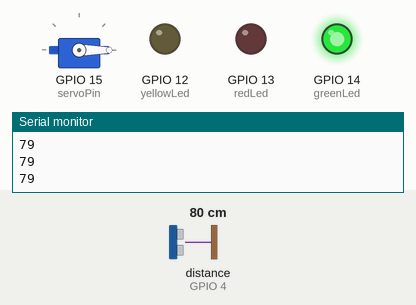
Recording of a sketch running on a simulated ESP32. Shown: servo, output pins drawn as LEDs (lit = HIGH), the last lines printed to the serial monitor. Wiring (inferred from the names in the program): ultrasonic range finder: trigger GPIO 2; echo GPIO 4. Inputs (shaded band) come from the test bench; at power-on: distance to the obstacle (sensor on GPIO 4) 80 cm. The echo pulse lasts 58.3 µs per cm; pins used as bus, display or sensor lines are not drawn.

Above: at 1.2 s.
1.3 s: distance to the obstacle (sensor on GPIO 4) set to 19 cm
2.8 s: distance to the obstacle (sensor on GPIO 4) set to 15 cm
At 4.1 s:
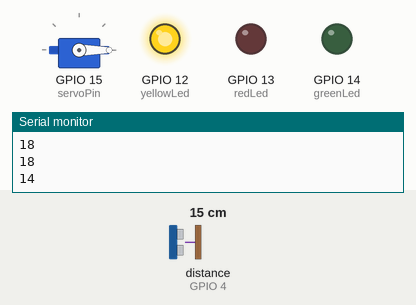
At 10.1 s:
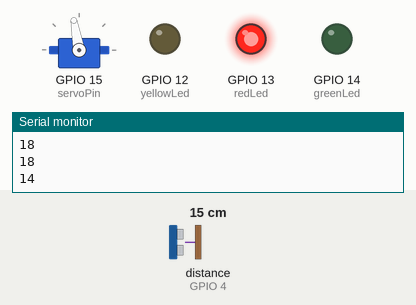
Timing chart, 0 to 10.3 s (numbered marks = the images above; inputs shaded):
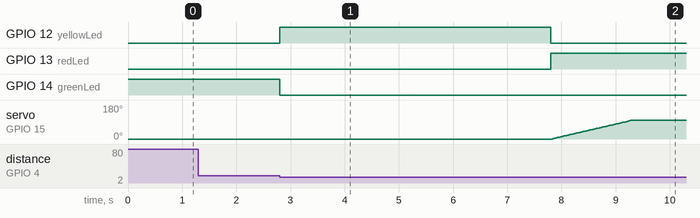

The sketch:

sketch_apr12a.ino
```cpp
#include <ESP32Servo.h>  // ✅ Use ESP32Servo instead of Servo

const int trigPin = 2;
const int echoPin = 4;

const int redLed = 13;
const int yellowLed = 12;
const int greenLed = 14;

const int servoPin = 15;
Servo myServo;

void setup() {
  pinMode(trigPin, OUTPUT);
  pinMode(echoPin, INPUT);

  pinMode(redLed, OUTPUT);
  pinMode(yellowLed, OUTPUT);
  pinMode(greenLed, OUTPUT);

  myServo.attach(servoPin, 500, 2400); // ✅ ESP32 needs min & max pulse
  myServo.write(0); // Start at 0

  digitalWrite(greenLed, HIGH); // Start with green LED
  Serial.begin(115200);
}

void loop() {
  long duration;
  int distance;

  // Trigger ultrasonic
  digitalWrite(trigPin, LOW);
  delayMicroseconds(2);
  digitalWrite(trigPin, HIGH);
  delayMicroseconds(10);
  digitalWrite(trigPin, LOW);

  // Read echo
  duration = pulseIn(echoPin, HIGH);
  distance = duration * 0.034 / 2;

  Serial.println(distance);

  if (distance > 0 && distance <= 15) {
    digitalWrite(greenLed, LOW);
    digitalWrite(yellowLed, HIGH);
    delay(5000); // 5 sec
    digitalWrite(yellowLed, LOW);
    digitalWrite(redLed, HIGH);

    // Slowly move from 0 to 100
    for (int pos = 0; pos <= 100; pos++) {
      myServo.write(pos);
      delay(15); // smooth animation
    }

    delay(60000); // ✅ 1 minute delay (instead of 3 mins)

    digitalWrite(redLed, LOW);
    digitalWrite(yellowLed, HIGH);

    // Slowly return from 100 to 0
    for (int pos = 100; pos >= 0; pos--) {
      myServo.write(pos);
      delay(15);
    }

    delay(1000); // small yellow delay
    digitalWrite(yellowLed, LOW);
    digitalWrite(greenLed, HIGH);
  }
}
```

Measured:
- the behaviour switches between 17 and 16 cm on distance to the obstacle (sensor on GPIO 4) (found by bisection; images 0 and 1)
- after the input at 2.8 s, GPIO 12 (yellowLed): LOW → HIGH at once, → LOW 5.0 s later; GPIO 13 (redLed): LOW → HIGH after 5.0 s; GPIO 14 (greenLed): HIGH → LOW at once; servo on GPIO 15 (servoPin): moves from 0° to 100° over 1.5 s, starting after 5.0 s
